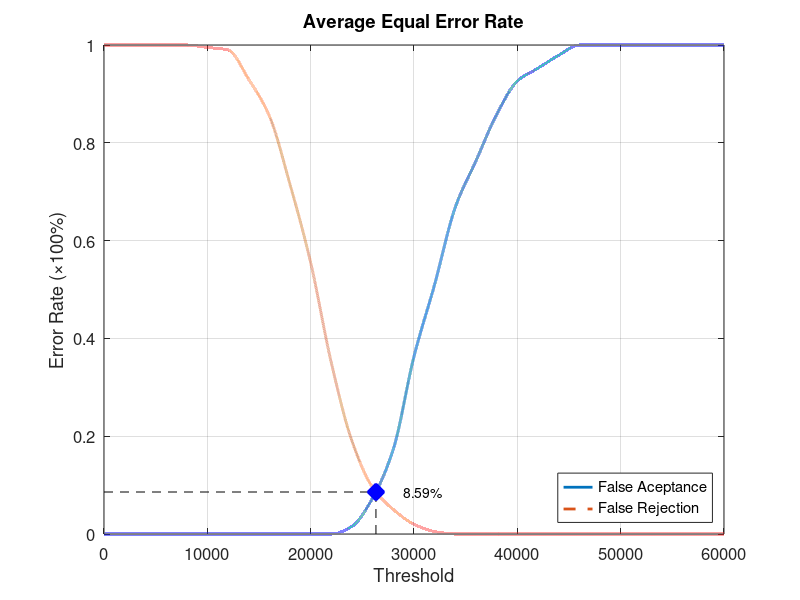
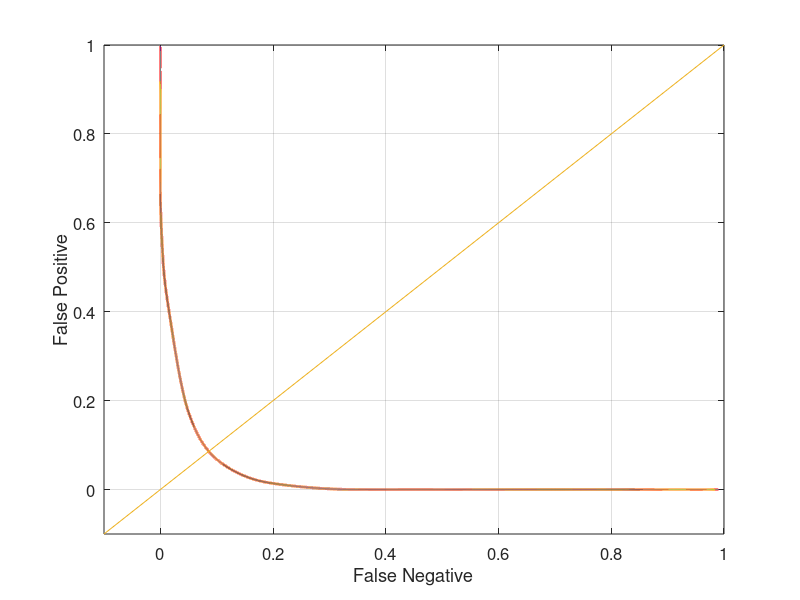

Reproduce these figures in MATLAB, in order.
function yEER = Database1_2
close all;
clear;
clc;
x = 0:2000:60000;
xq = 0:0.5:60000;

y0 = [0 0 0 0 0 0 0 0 0 0 0 0 0.0157895 0.0736842 0.173684 0.363158 0.510526 0.668421 0.763158 0.857895 0.926316 0.952632 0.978947 1 1 1 1 1 1 1 1];
yy0 = interp1(x, y0, xq, 'pchip');
y1 = [1 1 1 1 1 0.995 0.99 0.93 0.855 0.715 0.555 0.35 0.19 0.095 0.05 0.02 0.005 0 0 0 0 0 0 0 0 0 0 0 0 0 0];
yy1 = interp1(x, y1, xq, 'pchip');

% Calculating EER: 
y2 = abs(y0 - y1);
find(y2 == min(y2))
yy2 = abs(yy0 - yy1);
xEER = find(yy2 == min(yy2));
xEERIndex = xq(xEER) % X-axis EER
yEER = yy0(xEER) % Y-axis EER

main = figure
plot(xq, yy0,'-','LineWidth', 2);	hold on
plot(xq, yy1,'--','LineWidth', 2);	hold on
plot([xEERIndex xEERIndex], [0 yEER], 'k--');	hold on
plot([0 xEERIndex], [yEER yEER], 'k--');	hold on
plot(xEERIndex, yEER, 'bx', 'LineWidth', 10);	hold on
text(xEERIndex + 10 * xEERIndex / 100, yEER, [num2str(round((10000 * yEER)) / 100) '%'])
legend('False Aceptance', 'False Rejection', 'Location', 'SouthEast')
xlabel('Threshold')
ylabel('Error Rate (\times100%)')
title('Average Equal Error Rate')
set(gca, 'FontSize', 12)
axis([0 60000 0 1])
grid on

print(main, 'Database1_2Main', '-dpng');
FNRxFPR = figure('Color', [1 1 1]);
plot(yy1, yy0, '-', yy1, yy0, 'LineWidth', 2);
hold on
y = -0.1:0.1:1
plot(y, y); 
set(gca, 'FontSize', 12)
xlabel('False Negative')
ylabel('False Positive')
axis([-0.1 1 -0.1 1])
set(gca, 'FontSize', 12)
grid on

print(FNRxFPR, 'Database1_2FNRxFPR','-dpng');
end
